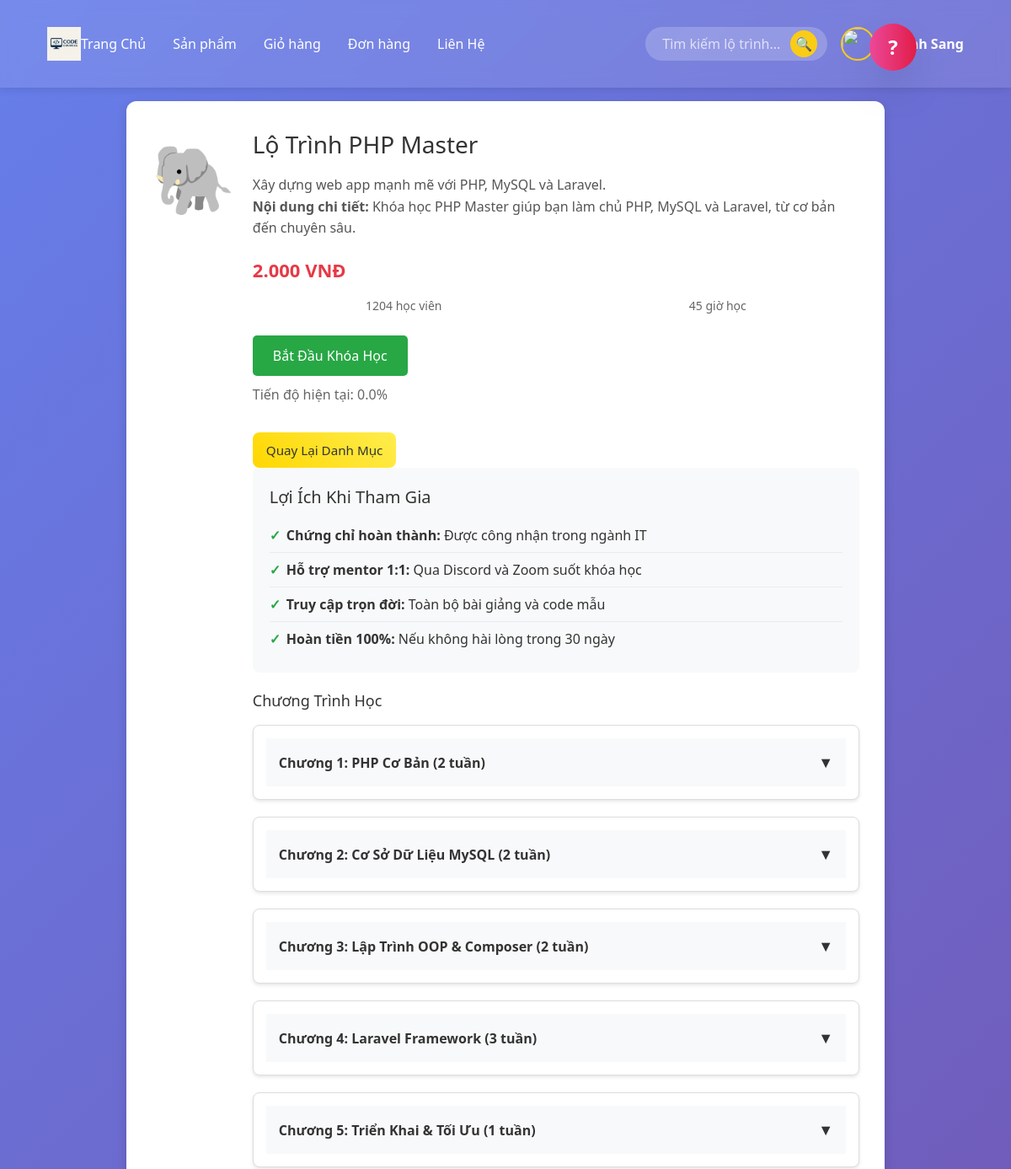
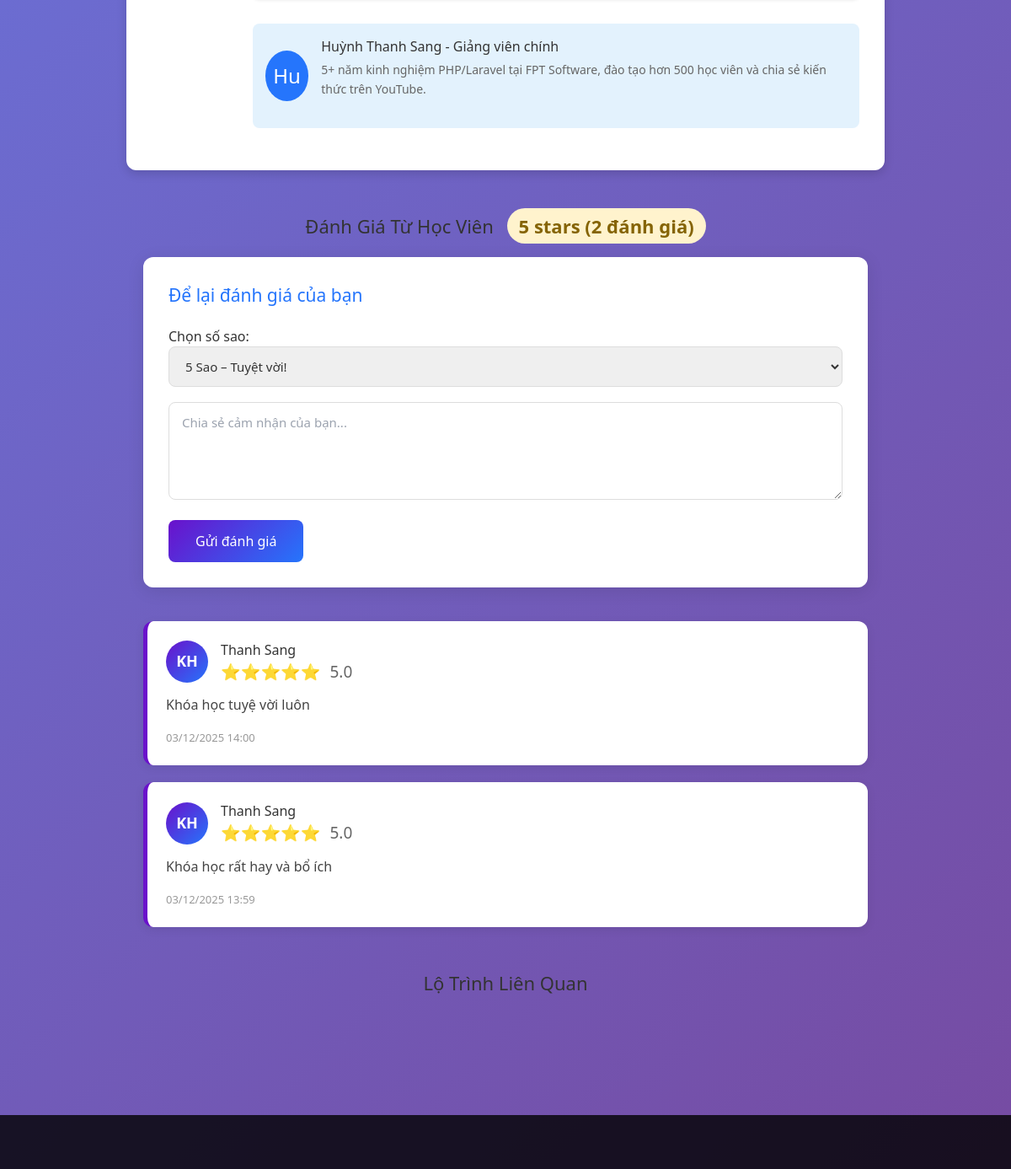
The app's page /course-detail.php?id=1 (signed in) with its own data (2 pictures, top to bottom).
### tables this page shows
CREATE TABLE `course_details` (
  `id` int(11) NOT NULL,
  `ma_khoa_hoc` int(11) NOT NULL,
  `mo_ta_day_du` text NOT NULL,
  `ten_giang_vien` varchar(255) NOT NULL,
  `gioi_thieu_giang_vien` text NOT NULL,
  `loi_ich` text NOT NULL,
  `ngay_tao` timestamp NOT NULL DEFAULT current_timestamp(),
  `ngay_cap_nhat` timestamp NOT NULL DEFAULT current_timestamp() ON UPDATE current_timestamp()
);

CREATE TABLE `courses` (
  `id` int(11) NOT NULL,
  `ten_khoa_hoc` varchar(255) NOT NULL,
  `mo_ta` text DEFAULT NULL,
  `gia` decimal(10,2) NOT NULL,
  `so_hoc_vien` int(11) DEFAULT 0,
  `so_gio_hoc` int(11) DEFAULT 0,
  `danh_muc` varchar(100) DEFAULT NULL,
  `bieu_tuong` varchar(10) DEFAULT NULL,
  `anh_dai_dien` varchar(255) DEFAULT NULL,
  `ngay_tao` datetime DEFAULT current_timestamp(),
  `ngay_cap_nhat` datetime DEFAULT current_timestamp() ON UPDATE current_timestamp(),
  `danh_muc_id` int(11) DEFAULT NULL
);

CREATE TABLE `course_modules` (
  `id` int(11) NOT NULL,
  `course_id` int(11) NOT NULL,
  `module_name` varchar(255) NOT NULL,
  `duration` varchar(50) DEFAULT NULL,
  `content` text DEFAULT NULL,
  `sort_order` int(11) DEFAULT 1
);

CREATE TABLE `reviews` (
  `id` int(11) NOT NULL,
  `course_id` int(11) DEFAULT NULL,
  `user_id` int(11) DEFAULT NULL,
  `rating` int(11) DEFAULT NULL CHECK (`rating` between 1 and 5),
  `comment` text DEFAULT NULL,
  `ngay_tao` datetime DEFAULT current_timestamp()
);

### models/CourseDetail.php (called while the page is built, shortened)
<?php
class ChiTietKhoaHoc {
    private $conn;
    private $table = 'course_details';
    public function __construct($db) {
        $this->conn = $db;
    }
    public function kiemTraDangKy($ma_khoa_hoc, $ma_nguoi_dung) {
        $sql = "SELECT trang_thai, tien_do FROM enrollments
                WHERE ma_khoa_hoc = ? AND ma_nguoi_dung = ?
                AND trang_thai IN ('dang_hoc', 'hoan_thanh')
                LIMIT 1";
        $stmt = $this->conn->prepare($sql);
        $stmt->bind_param("ii", $ma_khoa_hoc, $ma_nguoi_dung);
        $stmt->execute();
        $result = $stmt->get_result()->fetch_assoc();
        if ($result) {
            return [
                'da_dang_ky' => true,
                'tien_do' => $result['tien_do']
            ];
        }
        return ['da_dang_ky' => false, 'tien_do' => 0.00];
    }
  public function tinhTienDo($ma_khoa_hoc, $ma_nguoi_dung) {
    $sqlLessons = "SELECT cl.id
                   FROM course_modules cm
                   JOIN course_lessons cl ON cm.id = cl.ma_module
                   WHERE cm.course_id = ? AND cl.loai_bai_hoc = 'kiem_tra'";
    $stmt = $this->conn->prepare($sqlLessons);
    $stmt->bind_param("i", $ma_khoa_hoc);
    $stmt->execute();
    $res = $stmt->get_result();
    $quizLessonIds = [];
    while ($row = $res->fetch_assoc()) {
        $quizLessonIds[] = $row['id'];
    }
    $in = implode(',', $quizLessonIds);
    $sqlDone = "SELECT COUNT(DISTINCT ma_lesson) AS done_count
                FROM user_quiz_answers
                WHERE ma_nguoi_dung = ? AND ma_lesson IN ($in)";
    $stmt = $this->conn->prepare($sqlDone);
    $stmt->bind_param("i", $ma_nguoi_dung);
    $stmt->execute();
    $res = $stmt->get_result()->fetch_assoc();
    $doneCount = intval($res['done_count'] ?? 0);
    $totalQuiz = count($quizLessonIds);
    $progress = ($doneCount / $totalQuiz) * 100;
    return $progress;
}
    public function layCauHoiLesson($ma_lesson) {
        $sql = "SELECT * FROM lesson_questions WHERE ma_lesson = ? ORDER BY thu_tu ASC";
        $stmt = $this->conn->prepare($sql);
        $stmt->bind_param("i", $ma_lesson);
        $stmt->execute();
        return $stmt->get_result()->fetch_all(MYSQLI_ASSOC);
    }
    public function layMotKhoaHoc($ma_khoa_hoc, $ma_nguoi_dung = null) {
        $sql = 'SELECT
            cd.id,
            cd.ma_khoa_hoc,
            cd.mo_ta_day_du,
            cd.ten_giang_vien,
            cd.gioi_thieu_giang_vien,
            cd.loi_ich,
            cd.ngay_tao,
            cd.ngay_cap_nhat,
            c.ten_khoa_hoc,
            c.gia,
            c.mo_ta AS mo_ta_ngan,
            c.bieu_tuong,
            c.so_hoc_vien,
            c.so_gio_hoc
        FROM ' . $this->table . ' cd
        LEFT JOIN courses c ON cd.ma_khoa_hoc = c.id
        WHERE cd.ma_khoa_hoc = ?
        LIMIT 1';
        $stmt = $this->conn->prepare($sql);
        $stmt->bind_param("i", $ma_khoa_hoc);
        $stmt->execute();
        $result = $stmt->get_result();
        $data = $result->fetch_assoc();
        $module_sql = "SELECT id, module_name, duration, content, sort_order
                       FROM course_modules
                       WHERE course_id = ?
                       ORDER BY sort_order ASC";
        $stmt2 = $this->conn->prepare($module_sql);
        $stmt2->bind_param("i", $ma_khoa_hoc);
        $stmt2->execute();
        $modules = $stmt2->get_result()->fetch_all(MYSQLI_ASSOC);
        foreach ($modules as &$module) {
            $lesson_sql = "SELECT id, ten_bai_hoc, loai_bai_hoc, lien_ket_noi_dung, thoi_luong, mo_ta, thu_tu
                           FROM course_lessons
                           WHERE ma_module = ?
                           ORDER BY thu_tu ASC";
            $stmt3 = $this->conn->prepare($lesson_sql);
            $stmt3->bind_param("i", $module['id']);
            $stmt3->execute();
            $lessons = $stmt3->get_result()->fetch_all(MYSQLI_ASSOC);
            if ($ma_nguoi_dung) {
                foreach ($lessons as &$lesson) {
                    $lesson['questions'] = $this->layCauHoiLesson($lesson['id']);
                }
            }
        }
        $data['modules'] = $modules;
        if ($ma_nguoi_dung) {
            $enrollInfo = $this->kiemTraDangKy($ma_khoa_hoc, $ma_nguoi_dung);
            $data['da_dang_ky'] = $enrollInfo['da_dang_ky'];
            $data['tien_do'] = $this->tinhTienDo($ma_khoa_hoc, $ma_nguoi_dung);
        }
        return $data;
    }
}
?>

### course-detail.php (the view, shortened to what this page needs)
<?php
require_once __DIR__ . '/db.php';
require_once __DIR__ . '/models/CourseDetail.php';
$db = (new Database())->connect();
$courseId = isset($_GET['id']) ? intval($_GET['id']) : 0;
$ma_nguoi_dung = $_SESSION['id'];
$chiTietKhoaHoc = new ChiTietKhoaHoc($db);
$courseDetail = $chiTietKhoaHoc->layMotKhoaHoc($courseId, $ma_nguoi_dung);
?>
<!DOCTYPE html>
<html lang="vi">
<head>
    <?php include __DIR__ . '/layout/head.php'; ?>
    <link rel="stylesheet" href="course-detail.css">
</head>
<body>
    <header>
        <?php include __DIR__ . '/layout/header.php'; ?>
    </header>
    <section class="courses-section">
        <div class="product-detail">
            <?php if ($courseDetail): ?>
                <div class="course-detail-box">
                    <div class="course-icon-big"><?php echo htmlspecialchars($courseDetail['bieu_tuong']); ?></div>
                    <div class="course-info">
                        <h1><?php echo htmlspecialchars($courseDetail['ten_khoa_hoc']); ?></h1>
                        <p>
                            <?php echo htmlspecialchars($courseDetail['mo_ta_ngan']); ?><br>
                            <strong>Nội dung chi tiết:</strong>
                            <?php echo htmlspecialchars($courseDetail['mo_ta_day_du']); ?>
                        </p>
                        <div class="price"><?php echo htmlspecialchars(number_format($courseDetail['gia'], 0, ',', '.')); ?> VNĐ</div>
                        <div class="stats">
                            <span><?php echo htmlspecialchars($courseDetail['so_hoc_vien']); ?> học viên</span>
                            <span><?php echo htmlspecialchars($courseDetail['so_gio_hoc']); ?> giờ học</span>
                        </div>
                        <?php if (isset($courseDetail['da_dang_ky']) && $courseDetail['da_dang_ky']): ?>
                            <a href="learn.php?course_id=<?php echo intval($courseId); ?>" class="start-btn">Bắt Đầu Khóa Học</a>
                            <?php if (isset($courseDetail['tien_do'])): ?>
                                <p style="margin-top: 10px; color: #666;">Tiến độ hiện tại: <?php echo number_format($courseDetail['tien_do'], 1); ?>%</p>
                            <?php endif; ?>
                        <?php else: ?>
                            <button class="enroll-btn" onclick="enrollCourse(<?php echo $courseDetail['id']; ?>)">
                                Đăng Ký Khóa Học
                            </button>
                        <?php endif; ?>
                        <a href="category.php" class="cta-button">Quay Lại Danh Mục</a>
                        <div class="course-overview">
                            <h3>Lợi Ích Khi Tham Gia</h3>
                            <?php
                            $loiIch = json_decode($courseDetail['loi_ich'], true);
                            if ($loiIch && is_array($loiIch)):
                            ?>
                            <ul>
                                <?php foreach ($loiIch as $loi_ich): ?>
                                    <li>
                                        <strong><?php echo htmlspecialchars($loi_ich['title'] ?? ''); ?>:</strong>
                                        <?php echo htmlspecialchars($loi_ich['description'] ?? ''); ?>
                                    </li>
                                <?php endforeach; ?>
                            </ul>
                            <?php endif; ?>
                        </div>
                       <div class="curriculum-section">
                        <h3>Chương Trình Học</h3>
                        <?php if (!empty($courseDetail['modules'])): ?>
                            <div class="curriculum-list">
                                <?php foreach ($courseDetail['modules'] as $module): ?>
                                    <div class="curriculum-item">
                                        <div class="curriculum-item-header">
                                            <span>
                                                <?php echo htmlspecialchars($module['module_name']); ?>
                                                (<?php echo htmlspecialchars($module['duration']); ?>)
                                            </span>
                                            <span class="toggle-icon">▼</span>
                                        </div>
                                    </div>
                                <?php endforeach; ?>
                            </div>
                        <?php else: ?>
                            <p>Chưa có chương trình học.</p>
                        <?php endif; ?>
                    </div>
                        <div class="instructor-section">
                            <div class="instructor-avatar">
                                <?php
                                $kyTuDau = mb_substr($courseDetail['ten_giang_vien'], 0, 2, 'UTF-8');
                                echo htmlspecialchars($kyTuDau);
                                ?>
                            </div>
                            <div class="instructor-info">
                                <h4><?php echo htmlspecialchars($courseDetail['ten_giang_vien']); ?> - Giảng viên chính</h4>
                                <p><?php echo htmlspecialchars($courseDetail['gioi_thieu_giang_vien']); ?></p>
                            </div>
                        </div>
                    </div>
                </div>
            <?php else: ?>
                <h1 style="text-align: center; color: #666;">Không tìm thấy khóa học!</h1>
            <?php endif; ?>
        </div>
        <?php if ($courseDetail): ?>
        <div class="related-products">
            <?php include __DIR__ . '/review.php'; ?>
            <h2>Lộ Trình Liên Quan</h2>
        </div>
        <?php endif; ?>
    </section>
    <footer id="contact">
    </footer>
</body>
</html>
<?php include __DIR__ . '/search-results.php'; ?>

### review.php (shortened to what this page needs)
<?php
$db = (new Database())->connect();
$courseId = isset($_GET['id']) ? intval($_GET['id']) : 0;
$reviews = [];
$avgRating = 0;
$totalReviews = 0;
if ($courseId > 0) {
    $stmt = $db->prepare("SELECT * FROM reviews WHERE course_id = ? ORDER BY ngay_tao DESC");
    $stmt->bind_param("i", $courseId);
    $stmt->execute();
    $result = $stmt->get_result();
    while ($row = $result->fetch_assoc()) {
        $reviews[] = $row;
    }
    $totalReviews = count($reviews);
    if ($totalReviews > 0) {
        $sum = array_sum(array_column($reviews, 'rating'));
        $avgRating = round($sum / $totalReviews, 1);
    }
}
?>
<section class="reviews-section" id="reviews">
    <div class="reviews-container">
        <h2 class="section-title">
            Đánh Giá Từ Học Viên
            <?php if ($totalReviews > 0): ?>
                <span class="rating-summary">
                    <?= $avgRating ?> stars (<?= $totalReviews ?> đánh giá)
                </span>
            <?php endif; ?>
        </h2>
        <div class="review-form-card">
            <h3>Để lại đánh giá của bạn</h3>
            <form method="POST">
                <div class="form-group">
                    <label>Chọn số sao:</label>
                    <select name="so_sao" required>
                        <option value="5">5 Sao – Tuyệt vời!</option>
                    </select>
                </div>
                <div class="form-group">
                    <textarea name="noi_dung" rows="4" placeholder="Chia sẻ cảm nhận của bạn..." required></textarea>
                </div>
                <button type="submit" class="submit-review-btn">Gửi đánh giá</button>
            </form>
        </div>
        <div class="reviews-list">
            <?php if ($totalReviews > 0): ?>
                <?php foreach ($reviews as $r): ?>
                    <div class="review-card">
                        <div class="review-header">
                            <div class="reviewer-avatar">
                                <?= strtoupper(mb_substr($r['ten_nguoi_danh_gia'] ?? 'KH', 0, 2, 'UTF-8')) ?>
                            </div>
                            <div class="reviewer-info">
                                <h4><?= htmlspecialchars($_SESSION['username'] ?? 'Khách') ?></h4>
                               <div class="stars">
    <?php
        $rating = intval($r['rating']);
        echo str_repeat('⭐', $rating);
    ?>
    <span class="rating-text"><?= htmlspecialchars($r['rating']) ?>.0</span>
</div>
                            </div>
                        </div>
                        <p class="review-content"><?= nl2br(htmlspecialchars($r['comment'])) ?></p>
                        <small class="review-date"><?= date('d/m/Y H:i', strtotime($r['ngay_tao'])) ?></small>
                    </div>
                <?php endforeach; ?>
            <?php endif; ?>
        </div>
    </div>
</section>

### records on screen
course_details: ma_khoa_hoc.bieu_tuong "🐘", ma_khoa_hoc.ten_khoa_hoc "Lộ Trình PHP Master", ma_khoa_hoc.mo_ta "Xây dựng web app mạnh mẽ với PHP, MySQL và Laravel.", mo_ta_day_du "Khóa học PHP Master giúp bạn làm chủ PHP, MySQL và Laravel, từ cơ bản đến chuyên sâu.", ma_khoa_hoc.gia "2.000", ma_khoa_hoc.so_hoc_vien "1204", ma_khoa_hoc.so_gio_hoc "45", ten_giang_vien "Hu", ten_giang_vien "Huỳnh Thanh Sang", gioi_thieu_giang_vien "5+ năm kinh nghiệm PHP/Laravel tại FPT Software, đào tạo hơn 500 học viên và chia sẻ kiến thức trên YouTube."
course_modules: module_name "Chương 1: PHP Cơ Bản", duration "2 tuần"
course_modules: module_name "Chương 2: Cơ Sở Dữ Liệu MySQL", duration "2 tuần"
course_modules: module_name "Chương 3: Lập Trình OOP & Composer", duration "2 tuần"
course_modules: module_name "Chương 4: Laravel Framework", duration "3 tuần"
course_modules: module_name "Chương 5: Triển Khai & Tối Ưu", duration "1 tuần"
reviews: ten_nguoi_danh_gia "KH", rating "⭐⭐⭐⭐⭐", rating "5", comment "Khóa học tuyệ vời luôn", ngay_tao "03/12/2025 14:00"
reviews: ten_nguoi_danh_gia "KH", rating "⭐⭐⭐⭐⭐", rating "5", comment "Khóa học rất hay và bổ ích", ngay_tao "03/12/2025 13:59"

### other values on screen
$_SESSION['username'] "Thanh Sang"
$courseDetail['tien_do'] "0.0"
$loi_ich['title'] "Chứng chỉ hoàn thành"
$loi_ich['description'] "Được công nhận trong ngành IT"
$loi_ich['title'] "Hỗ trợ mentor 1:1"
$loi_ich['description'] "Qua Discord và Zoom suốt khóa học"
$loi_ich['title'] "Truy cập trọn đời"
$loi_ich['description'] "Toàn bộ bài giảng và code mẫu"
$loi_ich['title'] "Hoàn tiền 100%"
$loi_ich['description'] "Nếu không hài lòng trong 30 ngày"
$avgRating "5"
$totalReviews "2"
